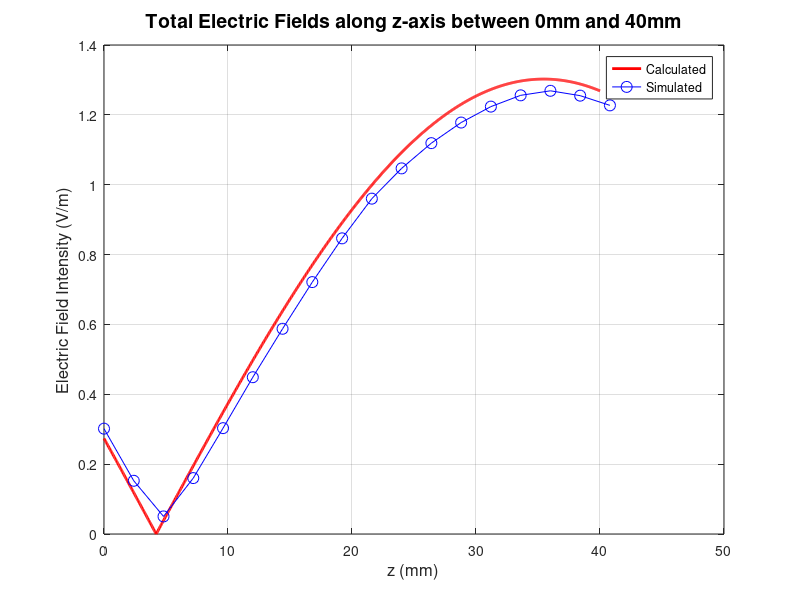
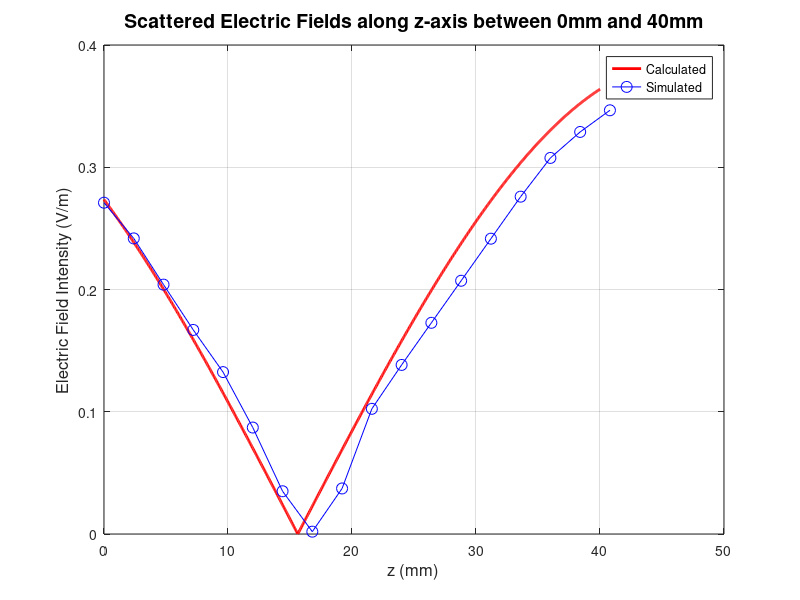

Write MATLAB code to recreate these figures, in order.
% Constants
f = 2.4e9; % Frequency of the plane wave in Hz
c = 3e8; % Speed of light in vacuum in m/s
lambda = c / f; % Wavelength of the plane wave in meters
omega = 2 * pi * f; % Angular frequency of the plane wave
k = 2 * pi / lambda; % Wave number
E0 = 1; % Amplitude of the electric field in V/m
phi = 0; % Initial phase of the plane wave

% Time at t = T/4
T = 1 / f; % Period of the plane wave
t = T/4; % Specific time point at one quarter of the period

% Z-axis range from 0mm to 40mm 
z = linspace(0, 40e-3, 1000); % Generate 1000 linearly spaced points from 0 to 40mm along z-axis

% Relative permittivities (from the problem statement)
eta0 = 120*pi; % Intrinsic impedance of vacuum
adj = 0.2; % Adjusted value to account for medium specifics
epsilon1 = 2 + adj; % Relative permittivity of the first medium
epsilon2 = 3 + adj; % Relative permittivity of the second medium
epsilon3 = 4 + adj; % Relative permittivity of the third medium

% Impedance calculations for each medium
eta1 = eta0 / sqrt(epsilon1);   
eta2 = eta0/ sqrt(epsilon2);
eta3 = eta0/ sqrt(epsilon3);

% Phase constants for each medium
beta1 = omega * sqrt(epsilon1) / c;
beta2 = omega * sqrt(epsilon2) / c;
beta3 = omega * sqrt(epsilon3) / c;

% Thickness of each medium
dz1 = 10 * 1e-3;
dz2 = 20 * 1e-3;
dz3 = 30 * 1e-3;

% Calculating equivalent impedance for layered media
eta_eq1 = eta3 * (eta0 + 1j * eta3 * tan(beta3 * dz3)) / (eta3 + 1j * eta0 * tan(beta3 * dz3));
eta_eq2 = eta2 * (eta_eq1 + 1j * eta2 * tan(beta2 * dz2)) / (eta2 + 1j * eta_eq1 * tan(beta2 * dz2));
eta_eq3 = eta1 * (eta_eq2 + 1j * eta3 * tan(beta1 * dz1)) / (eta1 + 1j * eta_eq2 * tan(beta1 * dz1));

% Initialize fields
E_total = zeros(size(z)); % Initial total electric field is zero
E_incident = E0 * exp(-1j * k * z) * exp(1i * omega * t); % Calculate incident electric field

% Calculate reflected field and add to total field
gamma1 = (eta_eq3 - eta0) / (eta_eq3 + eta0); % Reflection coefficient
E_refl_region = gamma1 * exp(1j * k .* z) * exp(1i * omega * t); 
E_total = E_total + E_incident + E_refl_region; % Superposition of incident and reflected fields

% Plotting the results for total electric fields
figure;
a = importdata("total.csv");
data1 = a.data;
plot(z * 1e3, abs(real(E_total)), 'LineWidth', 2, 'Color', 'r'); % Plot calculated total field
hold on;
plot(data1(1:18,3), data1(1:18,4), 'o-', 'MarkerSize', 8, 'Color', 'b'); % Plot simulated data
grid on;
legend('Calculated', 'Simulated');
xlabel('z (mm)', 'FontSize', 12);
ylabel('Electric Field Intensity (V/m)', 'FontSize', 12);
title('Total Electric Fields along z-axis between 0mm and 40mm', 'FontSize', 14);
set(gca, 'FontSize', 10);
hold off;

% Plotting the results for scattered electric fields
figure;
b = importdata("scatter.csv");
data2 = b.data;
plot(z * 1e3, abs(real(E_refl_region)), 'LineWidth', 2, 'Color', 'r'); % Plot calculated reflected field
hold on;
plot(data2(1:18,3), data2(1:18,4), 'o-', 'MarkerSize', 8, 'Color', 'b'); % Plot simulated data
grid on;
legend('Calculated', 'Simulated');
xlabel('z (mm)', 'FontSize', 12);
ylabel('Electric Field Intensity (V/m)', 'FontSize', 12);
title('Scattered Electric Fields along z-axis between 0mm and 40mm', 'FontSize', 14);
set(gca, 'FontSize', 10);
hold off;

